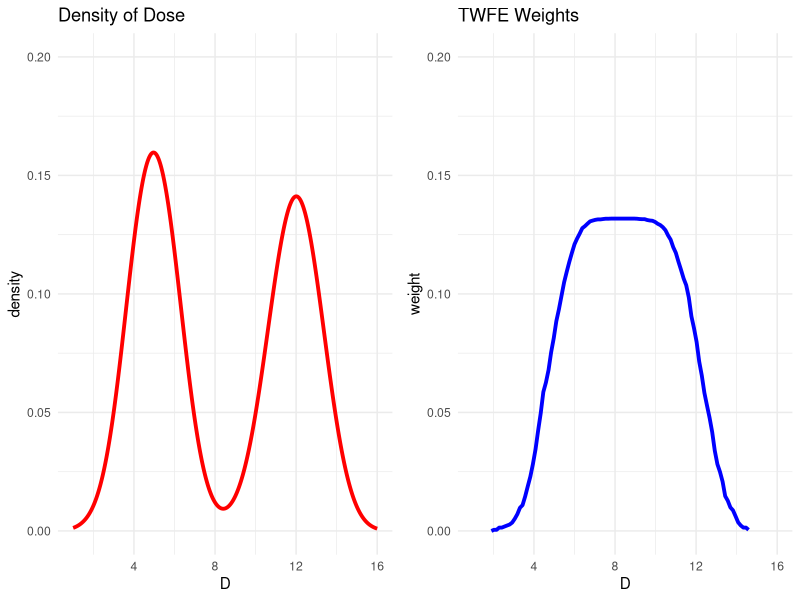
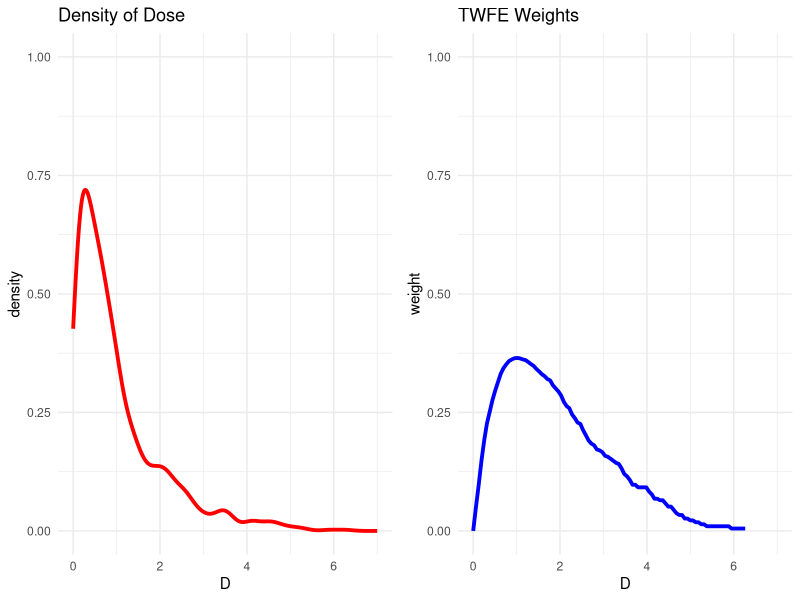

Source code (R) for these figures, in order:
## ---- chunk 1
step_by_step_eq <- function(eqlist, before="", after="", title=" ") {
  
  # drop slide pauses in before content
  before_inner <- gsub("--", "", before)
  
  for (i in 2:length(eqlist)) {
    eqlist[i] <- paste0(eqlist[i-1],"\\\\\n",eqlist[i])
  }

  out <- ""
  for (i in 1:length(eqlist)) {
    if (i > 1) out <- paste0(out, "count:false", "\n")
    out <- paste0(out, "# ", title, "\n") # print title
    # print before content
    if (i == 1) out <- paste0(out, before, "\n") else out <- paste0(out, before_inner, "\n") 
    out <- paste0(out, "$$\n\\begin{aligned}\n",eqlist[[i]],"\n\\end{aligned}\n$$\n\n") # print equation
    if (i < length(eqlist)) out <- paste0(out, "---\n\n")
  }
  out <- paste0(out, after, "\n") # print after content
  out <- paste0(out, "---\n")
  cat(out)
}
## ---- chunk 2

title <- "Identification"

before <- "<div class=\"assumption-box\"> <span class=\"assumption-title\">\"Standard\" Parallel Trends Assumption</span>

For all `d`,

<p style=\"text-align:center\">
`\\mathbb{E}[\\Delta Y_{t^{\\ast}} (0) | D=d] = \\mathbb{E}[\\Delta Y_{t^{\\ast}}(0) | D=0]`
</p>
</div>



--

Then,

--
"

eqlist <- list("ATT(d|d) &= \\E[Y_{t^*}(d) - Y_{t^*}(0) | D=d] \\hspace{150pt}",
               "&= \\E[Y_{t^*}(d) - Y_{t^*-1}(0) | D=d] - \\E[Y_{t^*}(0) - Y_{t^*-1}(0) | D=d]",
               "&= \\E[Y_{t^*}(d) - Y_{t^*-1}(0) | D=d] - \\E[\\Delta Y_{t^*}(0) | D=0]",
               "&= \\E[\\Delta Y_{t^*} | D=d] - \\E[\\Delta Y_{t^*} | D=0]")

after <- "<mark>This is exactly what you would expect</mark>"
step_by_step_eq(eqlist=eqlist,
                before=before,
                after=after,
                title=title)
## ---- chunk 3
title <- "Interpretation Issues"

before <- "Consider comparing $ATT(d|d)$ for two different doses
--
"

# eqlist <- list("& ATT(d_1|d_1) - ATT(d_2|d_2) \\hspace{350pt}",
#               "& \\hspace{25pt}= \\E[Y_{t^*}(d_1) - Y_{t^*}(0) | D=d_1] - \\E[Y_{t^*}(d_2) - Y_{t^*}(0) | D=d_2]",
#               "& \\hspace{25pt}= \\underbrace{\\E[Y_{t^*}(d_1) - Y_{t^*}(d_2) | D=d_1]}_{\\textrm{Causal Response}} + \\underbrace{\\Big\\{ \\underbrace{\\E[Y_{t^*}(d_2) - Y_{t^*}(0) | D=d_1]}_{ATT(d_2|d_1)} - \\underbrace{\\E[Y_{t^*}(d_2) - Y_{t^*}(0) | D=d_2]}_{ATT(d_2|d_2)} \\Big\\}}_{\\textrm{Selection Bias}}")

eqlist <- list("& ATT(d_h|d_h) - ATT(d_l|d_l) \\hspace{350pt}",
               "& \\hspace{25pt} = \\E[Y_{t^*}(d_h)-Y_{t^*}(d_l) | D=d_h] + \\E[Y_{t^*}(d_l) - Y_{t^*}(0) | D=d_h] - \\E[Y_{t^*}(d_l) - Y_{t^*}(0) | D=d_l]",
               "& \\hspace{25pt} = \\underbrace{\\E[Y_{t^*}(d_h) - Y_{t^*}(d_l) | D=d_h]}_{\\textrm{Causal Response}} + \\underbrace{ATT(d_l|d_h) - ATT(d_l|d_l)}_{\\textrm{Selection Bias}}")

after <- "\n--

\"Standard\" Parallel Trends is not strong enough to rule out the selection bias terms here

* Implication: If you want to interpret differences in treatment effects across different doses, then you will need stronger assumptions than standard parallel trends

* This problem spills over into identifying $ACRT(d|d)$ 

--

<span class=\"alert\">Positive side-comment:</span> $ATT(d_h|d_h) - ATT(d_l|d_l) = \\E[\\Delta Y_{t^*} | D=d_h] - \\E[\\Delta Y_{t^*} | D=d_l]$ (which doesn't involve the untreated group)

"

step_by_step_eq(eqlist=eqlist,
                before=before,
                after=after,
                title=title)

## ---- chunk 4

title <- "Comparisons across dose"

before <- "ATE-type parameters do not suffer from the same issues as ATT-type parameters when making comparisons across dose

--

"

eqlist <- list("ATE(d_h) - ATE(d_l) &= \\E[Y_{t^*}(d_h) - Y_{t^*}(0)] - \\E[Y_{t^*}(d_l) - Y_{t^*}(0)]",
              "&= \\underbrace{\\E[Y_{t^*}(d_h) - Y_{t^*}(d_l)]}_{\\textrm{Causal Response}}")

after <- " 

--

<mark>Unfortunately, \"Standard\" Parallel Trends Assumption not strong enough to identify $ATE(d)$.</mark>

"

step_by_step_eq(eqlist=eqlist,
                before=before,
                after=after,
                title=title)
## ---- chunk 5
library(mixtools)
library(ggplot2)
draws <- rnormmix(1000,lambda=c(.5,.5),mu=c(5,12),sigma=c(1,1))
dgrid <- seq(min(draws), max(draws), length.out=100)#seq(quantile(draws,.01), quantile(draws,.99), length.out=100)
meanD <- mean(draws)
varD <- var(draws)
ED_l <- function(l) mean(draws[draws >= l])
PD_l <- function(l) mean(1*(draws>=l))
w_l <- function(l) (ED_l(l) - meanD)*PD_l(l)/varD
waits <- sapply(dgrid, w_l)
plot_df <- data.frame(weight=waits, D=dgrid)
weights_plot <- ggplot(plot_df, aes(x=D,y=weight)) +
  geom_line(color="blue", lwd=1.3) +
  labs(title="TWFE Weights") + 
  theme_minimal() + 
  ylim(c(0,.2)) + 
  xlim(c(1,16))
density_plot <- ggplot(data=data.frame(D=draws), aes(x=D)) + 
  geom_density(color="red", lwd=1.3) + 
  labs(title="Density of Dose") + 
  theme_minimal() +
  ylim(c(0,.2)) + 
  xlim(c(1,16))
ggpubr::ggarrange(density_plot,weights_plot, nrow=1)
## ---- chunk 6
draws <- rexp(1000, rate=1)
dgrid <- seq(min(draws), max(draws), length.out=100)#seq(quantile(draws,.01), quantile(draws,.99), length.out=100)
meanD <- mean(draws)
varD <- var(draws)
ED_l <- function(l) mean(draws[draws >= l])
PD_l <- function(l) mean(1*(draws>=l))
w_l <- function(l) (ED_l(l) - meanD)*PD_l(l)/varD
waits <- sapply(dgrid, w_l)
plot_df <- data.frame(weight=waits, D=dgrid)
weights_plot <- ggplot(plot_df, aes(x=D,y=weight)) +
  geom_line(color="blue", lwd=1.3) +
  labs(title="TWFE Weights") + 
  theme_minimal() + 
  ylim(c(0,1)) + 
  xlim(c(0,7))
density_plot <- ggplot(data=data.frame(D=draws), aes(x=D)) + 
  geom_density(color="red", lwd=1.3) + 
  labs(title="Density of Dose") + 
  theme_minimal() +
  ylim(c(0,1)) + 
  xlim(c(0,7))
ggpubr::ggarrange(density_plot,weights_plot, nrow=1)
